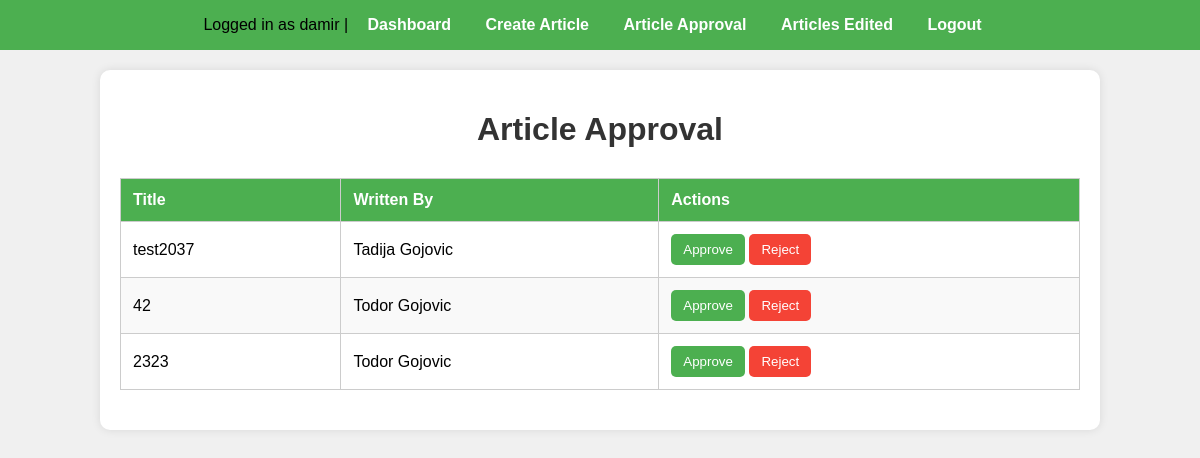
/article-approval/ (signed in), run on an earlier commit of the app's database.
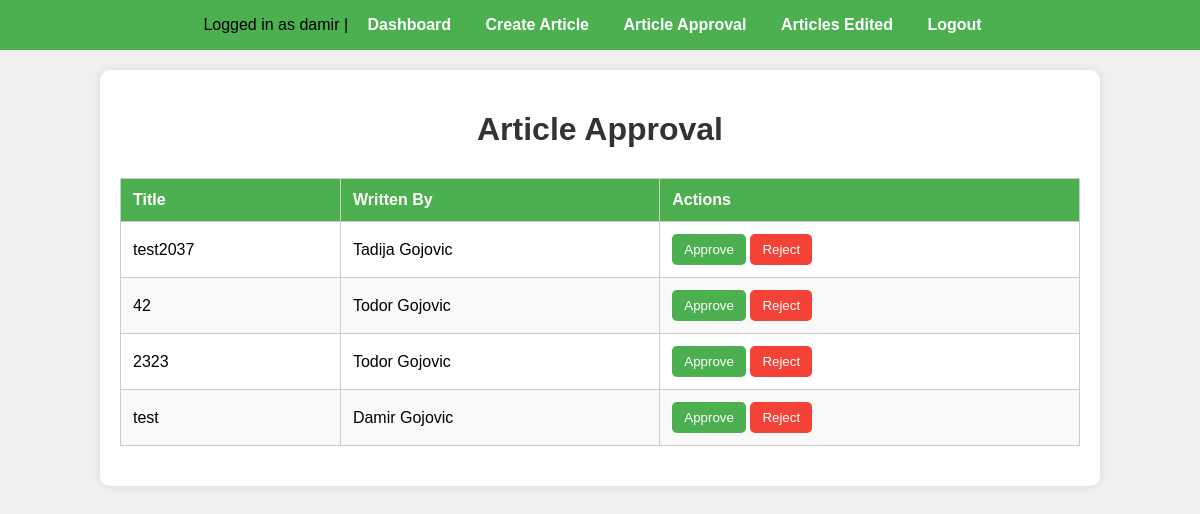
And on a later commit of the database.
### blog_app/models.py (models this page shows, shortened)
class Article(models.Model):
    STATUS_CHOICES = [
        ('pending', 'Pending'),
        ('approved', 'Approved'),
        ('rejected', 'Rejected'),
    ]
    created_at = models.DateTimeField(auto_now_add=True)
    title = models.CharField(max_length=255)
    content = models.TextField()
    status = models.CharField(max_length=10, choices=STATUS_CHOICES, default='pending')
    written_by = models.ForeignKey(Writer, related_name='articles_written', on_delete=models.CASCADE)
    edited_by = models.ForeignKey(Writer, related_name='articles_edited', null=True, blank=True, on_delete=models.SET_NULL)

class Writer(models.Model):
    user = models.OneToOneField(User, on_delete=models.CASCADE)
    is_editor = models.BooleanField(default=False)
    name = models.CharField(max_length=255)

### blog_app/views.py (the view, shortened to what this page needs)
# urls.py: path('article-approval/', ArticleApprovalView.as_view(), name='article-approval'),
class ArticleApprovalView(EditorRequiredMixin, ListView):
    model = Article
    template_name = 'blog_app/article_approval.html'
    context_object_name = 'articles'
    def get_queryset(self):
        return Article.objects.filter(status='pending')

### blog_app/mixins.py (called while the page is built)
    def test_func(self):
        return hasattr(self.request.user, 'writer') and self.request.user.writer.is_editor

### blog_app/templates/blog_app/article_approval.html (shortened to what this page needs)
<!DOCTYPE html>
<html lang="en">
<head>
</head>
<body>
    <div class="navbar">
        <span>Logged in as {{ user.username }}</span> |
        <a href="{% url 'dashboard' %}">Dashboard</a>
        <a href="{% url 'article-create' %}">Create Article</a>
        <a href="{% url 'article-approval' %}">Article Approval</a>
        <a href="{% url 'articles-edited' %}">Articles Edited</a>
        <a href="{% url 'logout' %}">Logout</a>
    </div>
    <div class="container">
        <h1>Article Approval</h1>
        <table>
            <thead>
                <tr>
                    <th>Title</th>
                    <th>Written By</th>
                    <th>Actions</th>
                </tr>
            </thead>
            <tbody>
                {% for article in articles %}
                <tr>
                    <td>{{ article.title }}</td>
                    <td>{{ article.written_by.name }}</td>
                    <td>
                        <form method="post">
                            <button type="submit" name="action" value="approve" class="btn-approve">Approve</button>
                            <button type="submit" name="action" value="reject" class="btn-reject">Reject</button>
                        </form>
                    </td>
                </tr>
                {% empty %}
                <tr>
                    <td colspan="3" style="text-align: center;">No articles pending approval.</td>
                </tr>
                {% endfor %}
            </tbody>
        </table>
    </div>
</body>
</html>

### blog_app/templates/blog_app/article_approval.html (style rules this page uses)
body { font-family: Arial, sans-serif; background-color: #f0f0f0; margin: 0; padding: 0; }
.navbar { background-color: #4CAF50; padding: 1em; text-align: center; }
.navbar a { color: white; text-decoration: none; margin: 0 15px; font-weight: bold; }
.container { margin: 20px auto; width: 80%; background-color: white; padding: 20px; border-radius: 10px; box-shadow: 0 0 10px rgba(0, 0, 0, 0.1); }
h1 { color: #333; text-align: center; margin-bottom: 30px; }
table { width: 100%; border-collapse: collapse; margin-bottom: 20px; }
table, th, td { border: 1px solid #ccc; }
th, td { padding: 12px; text-align: left; }
th { background-color: #4CAF50; color: white; }
tr:nth-child(even) { background-color: #f9f9f9; }
.btn-approve { padding: 8px 12px; background-color: #4CAF50; color: white; text-decoration: none; border-radius: 5px; border: none; cursor: pointer; }
.btn-reject { padding: 8px 12px; background-color: #f44336; color: white; text-decoration: none; border-radius: 5px; border: none; cursor: pointer; }

What changed in the data, as far as the page shows it:
added Article: title "test", written_by.name "Damir Gojovic"
